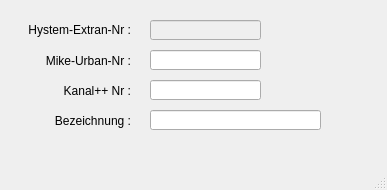
<?xml version="1.0" encoding="UTF-8"?>
<ui version="4.0">
 <class>MainWindow</class>
 <widget class="QMainWindow" name="MainWindow">
  <property name="geometry">
   <rect>
    <x>0</x>
    <y>0</y>
    <width>387</width>
    <height>190</height>
   </rect>
  </property>
  <property name="windowTitle">
   <string>MainWindow</string>
  </property>
  <property name="layoutDirection">
   <enum>Qt::LeftToRight</enum>
  </property>
  <widget class="QWidget" name="centralwidget">
   <widget class="QLabel" name="label">
    <property name="geometry">
     <rect>
      <x>10</x>
      <y>20</y>
      <width>121</width>
      <height>21</height>
     </rect>
    </property>
    <property name="text">
     <string>&lt;html&gt;&lt;head/&gt;&lt;body&gt;&lt;p align=&quot;right&quot;&gt;Hystem-Extran-Nr :&lt;/p&gt;&lt;/body&gt;&lt;/html&gt;</string>
    </property>
    <property name="alignment">
     <set>Qt::AlignRight|Qt::AlignTrailing|Qt::AlignVCenter</set>
    </property>
   </widget>
   <widget class="QLabel" name="label_2">
    <property name="geometry">
     <rect>
      <x>10</x>
      <y>50</y>
      <width>121</width>
      <height>21</height>
     </rect>
    </property>
    <property name="text">
     <string>Mike-Urban-Nr :</string>
    </property>
    <property name="alignment">
     <set>Qt::AlignRight|Qt::AlignTrailing|Qt::AlignVCenter</set>
    </property>
   </widget>
   <widget class="QLabel" name="label_3">
    <property name="geometry">
     <rect>
      <x>10</x>
      <y>80</y>
      <width>121</width>
      <height>21</height>
     </rect>
    </property>
    <property name="text">
     <string>Kanal++ Nr :</string>
    </property>
    <property name="alignment">
     <set>Qt::AlignRight|Qt::AlignTrailing|Qt::AlignVCenter</set>
    </property>
   </widget>
   <widget class="QLabel" name="label_4">
    <property name="geometry">
     <rect>
      <x>10</x>
      <y>110</y>
      <width>121</width>
      <height>21</height>
     </rect>
    </property>
    <property name="text">
     <string>Bezeichnung :</string>
    </property>
    <property name="alignment">
     <set>Qt::AlignRight|Qt::AlignTrailing|Qt::AlignVCenter</set>
    </property>
   </widget>
   <widget class="QLineEdit" name="he_nr">
    <property name="enabled">
     <bool>false</bool>
    </property>
    <property name="geometry">
     <rect>
      <x>150</x>
      <y>20</y>
      <width>111</width>
      <height>20</height>
     </rect>
    </property>
    <property name="layoutDirection">
     <enum>Qt::RightToLeft</enum>
    </property>
    <property name="autoFillBackground">
     <bool>false</bool>
    </property>
    <property name="text">
     <string/>
    </property>
    <property name="frame">
     <bool>true</bool>
    </property>
   </widget>
   <widget class="QLineEdit" name="mu_nr">
    <property name="enabled">
     <bool>true</bool>
    </property>
    <property name="geometry">
     <rect>
      <x>150</x>
      <y>50</y>
      <width>111</width>
      <height>20</height>
     </rect>
    </property>
    <property name="layoutDirection">
     <enum>Qt::RightToLeft</enum>
    </property>
    <property name="autoFillBackground">
     <bool>false</bool>
    </property>
    <property name="text">
     <string/>
    </property>
    <property name="frame">
     <bool>true</bool>
    </property>
   </widget>
   <widget class="QLineEdit" name="kp_nr">
    <property name="geometry">
     <rect>
      <x>150</x>
      <y>80</y>
      <width>111</width>
      <height>20</height>
     </rect>
    </property>
    <property name="text">
     <string/>
    </property>
   </widget>
   <widget class="QLineEdit" name="profilnam">
    <property name="geometry">
     <rect>
      <x>150</x>
      <y>110</y>
      <width>171</width>
      <height>20</height>
     </rect>
    </property>
    <property name="text">
     <string/>
    </property>
   </widget>
  </widget>
  <widget class="QStatusBar" name="statusbar"/>
 </widget>
 <resources/>
 <connections/>
</ui>
